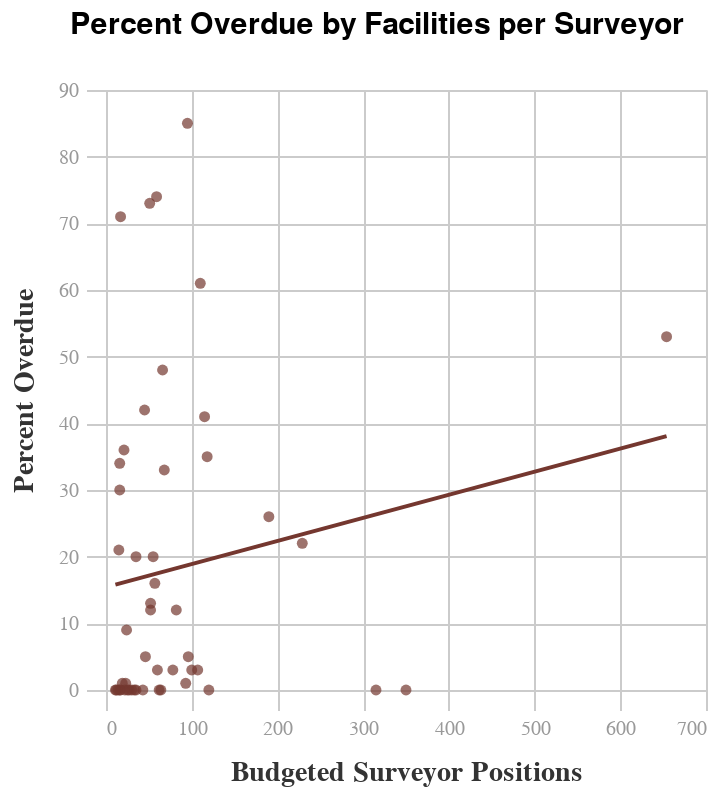

Here is the notebook cell this chart was saved with:
### Code cell
surveyor_count_vs_prop_overdue_chart = alt.Chart(merge_df).mark_point(color='#74372F').encode(alt.X('surveyor_positions',title= 'Budgeted Surveyor Positions'),alt.Y('prop_overdue', title='Percent Overdue')
                                                                                             ).properties(title = alt.TitleParams(text='Percent Overdue by Facilities per Surveyor', fontSize=15, dx=30))

surveyor_count_vs_prop_overdue_chart = surveyor_count_vs_prop_overdue_chart + surveyor_count_vs_prop_overdue_chart.transform_regression('surveyor_positions','prop_overdue').mark_line(color='#74372F')
surveyor_count_vs_prop_overdue_chart = surveyor_count_vs_prop_overdue_chart.properties(background='white')
display(surveyor_count_vs_prop_overdue_chart)
surveyor_count_vs_prop_overdue_chart.save('/Users/ghazalin/NH_inspections_static/images/surveyor_count_vs_prop_overdue_scatter.svg')

### Figure 1 — Vega specification as saved in the notebook (floating-point values rounded to 4 significant figures)
{"$schema": "https://vega.github.io/schema/vega/v5.json", "data": [{"name": "source_0", "values": [{"state": "Alabama", "state_code": "AL", "#_NHs": "231", "#_beds": "48,851", "surveyor_positions": 51, "NH_per_position": 4.5, "beds_per_position": 958, "State": "AL", "overdue_ind": 165, "NH_count": 224, "prop_overdue": 73}, {"state": "Alaska", "state_code": "AK", "#_NHs": "20", "#_beds": "830", "surveyor_positions": 14, "NH_per_position": 1.4, "beds_per_position": 59, "State": "AK", "overdue_ind": 0, "NH_count": 20, "prop_overdue": 0}, {"state": "Arizona", "state_code": "AZ", "#_NHs": "143", "#_beds": "16,145", "surveyor_positions": 35, "NH_per_position": 4.1, "beds_per_position": 461, "State": "AZ", "overdue_ind": 0, "NH_count": 142, "prop_overdue": 0}, {"state": "Arkansas", "state_code": "AR", "#_NHs": "221", "#_beds": "25,700", "surveyor_positions": 62, "NH_per_position": 3.6, "beds_per_position": 415, "State": "AR", "overdue_ind": 1, "NH_count": 218, "prop_overdue": 0}, {"state": "California", "state_code": "CA", "#_NHs": "1,175", "#_beds": "117,148", "surveyor_positions": 654, "NH_per_position": 1.8, "beds_per_position": 179, "State": "CA", "overdue_ind": 624, "NH_count": 1163, "prop_overdue": 53}, {"state": "Colorado", "state_code": "CO", "#_NHs": "218", "#_beds": "19,980", "surveyor_positions": 52, "NH_per_position": 4.2, "beds_per_position": 384, "State": "CO", "overdue_ind": 27, "NH_count": 211, "prop_overdue": 12}, {"state": "Connecticut", "state_code": "CT", "#_NHs": "205", "#_beds": "23,790", "surveyor_positions": 66, "NH_per_position": 3.1, "beds_per_position": 361, "State": "CT", "overdue_ind": 94, "NH_count": 194, "prop_overdue": 48}, {"state": "Delaware", "state_code": "DE", "#_NHs": "44", "#_beds": "4,858", "surveyor_positions": 21, "NH_per_position": 2.1, "beds_per_position": 231, "State": "DE", "overdue_ind": 16, "NH_count": 44, "prop_overdue": 36}, {"state": "Florida", "state_code": "FL", "#_NHs": "698", "#_beds": "84,336", "surveyor_positions": 229, "NH_per_position": 3.0, "beds_per_position": 368, "State": "FL", "overdue_ind": 153, "NH_count": 693, "prop_overdue": 22}, {"state": "Georgia", "state_code": "GA", "#_NHs": "360", "#_beds": "39,659", "surveyor_positions": 55, "NH_per_position": 6.5, "beds_per_position": 721, "State": "GA", "overdue_ind": 71, "NH_count": 355, "prop_overdue": 20}, {"state": "Hawai’i", "state_code": "HI", "#_NHs": "45", "#_beds": "4323", "surveyor_positions": 12, "NH_per_position": 3.8, "beds_per_position": 360, "State": "HI", "overdue_ind": 0, "NH_count": 42, "prop_overdue": 0}, {"state": "Idaho", "state_code": "ID", "#_NHs": "80", "#_beds": "6031", "surveyor_positions": 17, "NH_per_position": 4.7, "beds_per_position": 355, "State": "ID", "overdue_ind": 57, "NH_count": 80, "prop_overdue": 71}, {"state": "Illinois", "state_code": "IL", "#_NHs": "704", "#_beds": "88597", "surveyor_positions": 315, "NH_per_position": 2.2, "beds_per_position": 281, "State": "IL", "overdue_ind": 1, "NH_count": 679, "prop_overdue": 0}, {"state": "Indiana", "state_code": "IN", "#_NHs": "524", "#_beds": "50821", "surveyor_positions": 100, "NH_per_position": 5.2, "beds_per_position": 508, "State": "IN", "overdue_ind": 16, "NH_count": 511, "prop_overdue": 3}, {"state": "Iowa", "state_code": "IA", "#_NHs": "414", "#_beds": "28314", "surveyor_positions": 46, "NH_per_position": 9.0, "beds_per_position": 616, "State": "IA", "overdue_ind": 23, "NH_count": 402, "prop_overdue": 5}, {"state": "Kansas", "state_code": "KS", "#_NHs": "323", "#_beds": "14925", "surveyor_positions": 57, "NH_per_position": 5.7, "beds_per_position": 262, "State": "KS", "overdue_ind": 51, "NH_count": 304, "prop_overdue": 16}, {"state": "Kentucky", "state_code": "KY", "#_NHs": "279", "#_beds": "26329", "surveyor_positions": 95, "NH_per_position": 2.9, "beds_per_position": 277, "State": "KY", "overdue_ind": 230, "NH_count": 269, "prop_overdue": 85}, {"state": "Louisiana", "state_code": "LA", "#_NHs": "276", "#_beds": "34598", "surveyor_positions": 43, "NH_per_position": 6.4, "beds_per_position": 805, "State": "LA", "overdue_ind": 1, "NH_count": 267, "prop_overdue": 0}, {"state": "Maine", "state_code": "ME", "#_NHs": "90", "#_beds": "6472", "surveyor_positions": 15, "NH_per_position": 6.0, "beds_per_position": 432, "State": "ME", "overdue_ind": 17, "NH_count": 80, "prop_overdue": 21}, {"state": "Maryland", "state_code": "MD", "#_NHs": "225", "#_beds": "27718", "surveyor_positions": 59, "NH_per_position": 3.8, "beds_per_position": 470, "State": "MD", "overdue_ind": 165, "NH_count": 222, "prop_overdue": 74}, {"state": "Massachusetts", "state_code": "MA", "#_NHs": "363", "#_beds": "41299", "surveyor_positions": 82, "NH_per_position": 4.4, "beds_per_position": 504, "State": "MA", "overdue_ind": 42, "NH_count": 345, "prop_overdue": 12}, {"state": "Michigan", "state_code": "MI", "#_NHs": "433", "#_beds": "45030", "surveyor_positions": 93, "NH_per_position": 4.7, "beds_per_position": 484, "State": "MI", "overdue_ind": 7, "NH_count": 423, "prop_overdue": 1}, {"state": "Minnesota", "state_code": "MN", "#_NHs": "349", "#_beds": "24920", "surveyor_positions": 78, "NH_per_position": 4.5, "beds_per_position": 320, "State": "MN", "overdue_ind": 13, "NH_count": 343, "prop_overdue": 3}, {"state": "Mississippi", "state_code": "MS", "#_NHs": "206", "#_beds": "17382", "surveyor_positions": 35, "NH_per_position": 5.9, "beds_per_position": 497, "State": "MS", "overdue_ind": 41, "NH_count": 202, "prop_overdue": 20}, {"state": "Missouri", "state_code": "MO", "#_NHs": "515", "#_beds": "53506", "surveyor_positions": 190, "NH_per_position": 2.7, "beds_per_position": 282, "State": "MO", "overdue_ind": 132, "NH_count": 489, "prop_overdue": 26}, {"state": "Montana", "state_code": "MT", "#_NHs": "62", "#_beds": "5248", "surveyor_positions": 22, "NH_per_position": 2.8, "beds_per_position": 239, "State": "MT", "overdue_ind": 0, "NH_count": 59, "prop_overdue": 0}, {"state": "Nebraska", "state_code": "NE", "#_NHs": "189", "#_beds": "14251", "surveyor_positions": 33, "NH_per_position": 5.7, "beds_per_position": 432, "State": "NE", "overdue_ind": 0, "NH_count": 184, "prop_overdue": 0}, {"state": "Nevada", "state_code": "NV", "#_NHs": "65", "#_beds": "6758", "surveyor_positions": 19, "NH_per_position": 3.4, "beds_per_position": 356, "State": "NV", "overdue_ind": 1, "NH_count": 67, "prop_overdue": 1}, {"state": "New Hampshire", "state_code": "NH", "#_NHs": "73", "#_beds": "7282", "surveyor_positions": 17, "NH_per_position": 4.3, "beds_per_position": 428, "State": "NH", "overdue_ind": 0, "NH_count": 74, "prop_overdue": 0}, {"state": "New Jersey", "state_code": "NJ", "#_NHs": "351", "#_beds": "51189", "surveyor_positions": 68, "NH_per_position": 5.2, "beds_per_position": 752, "State": "NJ", "overdue_ind": 115, "NH_count": 346, "prop_overdue": 33}, {"state": "New Mexico", "state_code": "NM", "#_NHs": "68", "#_beds": "6832", "surveyor_positions": 27, "NH_per_position": 2.5, "beds_per_position": 253, "State": "NM", "overdue_ind": 0, "NH_count": 67, "prop_overdue": 0}, {"state": "New York", "state_code": "NY", "#_NHs": "613", "#_beds": "114134", "surveyor_positions": 115, "NH_per_position": 5.3, "beds_per_position": 993, "State": "NY", "overdue_ind": 249, "NH_count": 603, "prop_overdue": 41}, {"state": "North Carolina", "state_code": "NC", "#_NHs": "424", "#_beds": "44206", "surveyor_positions": 96, "NH_per_position": 4.4, "beds_per_position": 461, "State": "NC", "overdue_ind": 22, "NH_count": 419, "prop_overdue": 5}, {"state": "North Dakota", "state_code": "ND", "#_NHs": "77", "#_beds": "5215", "surveyor_positions": 25, "NH_per_position": 3.1, "beds_per_position": 209, "State": "ND", "overdue_ind": 0, "NH_count": 75, "prop_overdue": 0}, {"state": "Ohio", "state_code": "OH", "#_NHs": "950", "#_beds": "84624", "surveyor_positions": 118, "NH_per_position": 8.0, "beds_per_position": 717, "State": "OH", "overdue_ind": 329, "NH_count": 927, "prop_overdue": 35}, {"state": "Oklahoma", "state_code": "OK", "#_NHs": "402", "#_beds": "31547", "surveyor_positions": 60, "NH_per_position": 6.7, "beds_per_position": 526, "State": "OK", "overdue_ind": 11, "NH_count": 287, "prop_overdue": 3}, {"state": "Oregon", "state_code": "OR", "#_NHs": "129", "#_beds": "10541", "surveyor_positions": 52, "NH_per_position": 2.5, "beds_per_position": 203, "State": "OR", "overdue_ind": 17, "NH_count": 128, "prop_overdue": 13}, {"state": "Pennsylvania", "state_code": "PA", "#_NHs": "678", "#_beds": "86624", "surveyor_positions": 120, "NH_per_position": 5.7, "beds_per_position": 722, "State": "PA", "overdue_ind": 0, "NH_count": 668, "prop_overdue": 0}, {"state": "Rhode Island", "state_code": "RI", "#_NHs": "75", "#_beds": "8351", "surveyor_positions": 30, "NH_per_position": 2.5, "beds_per_position": 278, "State": "RI", "overdue_ind": 0, "NH_count": 74, "prop_overdue": 0}, {"state": "South Carolina", "state_code": "SC", "#_NHs": "188", "#_beds": "20640", "surveyor_positions": 16, "NH_per_position": 11.8, "beds_per_position": 1290, "State": "SC", "overdue_ind": 65, "NH_count": 189, "prop_overdue": 34}, {"state": "South Dakota", "state_code": "SD", "#_NHs": "98", "#_beds": "7361", "surveyor_positions": 23, "NH_per_position": 4.3, "beds_per_position": 320, "State": "SD", "overdue_ind": 1, "NH_count": 96, "prop_overdue": 1}, {"state": "Tennessee", "state_code": "TN", "#_NHs": "313", "#_beds": "35395", "surveyor_positions": 110, "NH_per_position": 2.8, "beds_per_position": 322, "State": "TN", "overdue_ind": 186, "NH_count": 302, "prop_overdue": 61}, {"state": "Texas", "state_code": "TX", "#_NHs": "1204", "#_beds": "136261", "surveyor_positions": 350, "NH_per_position": 3.4, "beds_per_position": 389, "State": "TX", "overdue_ind": 2, "NH_count": 1182, "prop_overdue": 0}, {"state": "Utah", "state_code": "UT", "#_NHs": "98", "#_beds": "8472", "surveyor_positions": 16, "NH_per_position": 6.1, "beds_per_position": 530, "State": "UT", "overdue_ind": 30, "NH_count": 98, "prop_overdue": 30}, {"state": "Vermont", "state_code": "VT", "#_NHs": "35", "#_beds": "2954", "surveyor_positions": 16, "NH_per_position": 2.2, "beds_per_position": 185, "State": "VT", "overdue_ind": 0, "NH_count": 34, "prop_overdue": 0}, {"state": "Virginia", "state_code": "VA", "#_NHs": "288", "#_beds": "32505", "surveyor_positions": 45, "NH_per_position": 6.4, "beds_per_position": 722, "State": "VA", "overdue_ind": 122, "NH_count": 289, "prop_overdue": 42}, {"state": "Washington", "state_code": "WA", "#_NHs": "200", "#_beds": "19296", "surveyor_positions": 107, "NH_per_position": 1.9, "beds_per_position": 180, "State": "WA", "overdue_ind": 6, "NH_count": 193, "prop_overdue": 3}, {"state": "West Virginia", "state_code": "WV", "#_NHs": "123", "#_beds": "10653", "surveyor_positions": 24, "NH_per_position": 5.1, "beds_per_position": 444, "State": "WV", "overdue_ind": 12, "NH_count": 122, "prop_overdue": 9}, {"state": "Wisconsin", "state_code": "WI", "#_NHs": "346", "#_beds": "26562", "surveyor_positions": 64, "NH_per_position": 5.4, "beds_per_position": 415, "State": "WI", "overdue_ind": 0, "NH_count": 324, "prop_overdue": 0}, {"state": "Wyoming", "state_code": "WY", "#_NHs": "35", "#_beds": "2605", "surveyor_positions": 11, "NH_per_position": 3.2, "beds_per_position": 237, "State": "WY", "overdue_ind": 0, "NH_count": 35, "prop_overdue": 0}]}, {"name": "data_0", "values": [{"prop_overdue": 73, "surveyor_positions": 51}, {"prop_overdue": 0, "surveyor_positions": 14}, {"prop_overdue": 0, "surveyor_positions": 35}, {"prop_overdue": 0, "surveyor_positions": 62}, {"prop_overdue": 53, "surveyor_positions": 654}, {"prop_overdue": 12, "surveyor_positions": 52}, {"prop_overdue": 48, "surveyor_positions": 66}, {"prop_overdue": 36, "surveyor_positions": 21}, {"prop_overdue": 22, "surveyor_positions": 229}, {"prop_overdue": 20, "surveyor_positions": 55}, {"prop_overdue": 0, "surveyor_positions": 12}, {"prop_overdue": 71, "surveyor_positions": 17}, {"prop_overdue": 0, "surveyor_positions": 315}, {"prop_overdue": 3, "surveyor_positions": 100}, {"prop_overdue": 5, "surveyor_positions": 46}, {"prop_overdue": 16, "surveyor_positions": 57}, {"prop_overdue": 85, "surveyor_positions": 95}, {"prop_overdue": 0, "surveyor_positions": 43}, {"prop_overdue": 21, "surveyor_positions": 15}, {"prop_overdue": 74, "surveyor_positions": 59}, {"prop_overdue": 12, "surveyor_positions": 82}, {"prop_overdue": 1, "surveyor_positions": 93}, {"prop_overdue": 3, "surveyor_positions": 78}, {"prop_overdue": 20, "surveyor_positions": 35}, {"prop_overdue": 26, "surveyor_positions": 190}, {"prop_overdue": 0, "surveyor_positions": 22}, {"prop_overdue": 0, "surveyor_positions": 33}, {"prop_overdue": 1, "surveyor_positions": 19}, {"prop_overdue": 0, "surveyor_positions": 17}, {"prop_overdue": 33, "surveyor_positions": 68}, {"prop_overdue": 0, "surveyor_positions": 27}, {"prop_overdue": 41, "surveyor_positions": 115}, {"prop_overdue": 5, "surveyor_positions": 96}, {"prop_overdue": 0, "surveyor_positions": 25}, {"prop_overdue": 35, "surveyor_positions": 118}, {"prop_overdue": 3, "surveyor_positions": 60}, {"prop_overdue": 13, "surveyor_positions": 52}, {"prop_overdue": 0, "surveyor_positions": 120}, {"prop_overdue": 0, "surveyor_positions": 30}, {"prop_overdue": 34, "surveyor_positions": 16}, {"prop_overdue": 1, "surveyor_positions": 23}, {"prop_overdue": 61, "surveyor_positions": 110}, {"prop_overdue": 0, "surveyor_positions": 350}, {"prop_overdue": 30, "surveyor_positions": 16}, {"prop_overdue": 0, "surveyor_positions": 16}, {"prop_overdue": 42, "surveyor_positions": 45}, {"prop_overdue": 3, "surveyor_positions": 107}, {"prop_overdue": 9, "surveyor_positions": 24}, {"prop_overdue": 0, "surveyor_positions": 64}, {"prop_overdue": 0, "surveyor_positions": 11}]}, {"name": "data_1", "source": "source_0", "transform": [{"type": "regression", "x": "surveyor_positions", "y": "prop_overdue", "as": ["surveyor_positions", "prop_overdue"]}, {"type": "project", "fields": ["prop_overdue", "surveyor_positions"]}]}], "marks": [{"type": "symbol", "name": "layer_0_marks", "from": {"data": "data_0"}, "encode": {"update": {"fill": {"value": "#74372F"}, "x": {"field": "surveyor_positions", "scale": "x"}, "opacity": {"value": 0.7}, "y": {"field": "prop_overdue", "scale": "y"}}}, "style": ["point"]}, {"type": "line", "name": "layer_1_marks", "from": {"data": "data_1"}, "sort": {"field": "x"}, "encode": {"update": {"stroke": {"value": "#74372F"}, "x": {"field": "surveyor_positions", "scale": "x"}, "y": {"field": "prop_overdue", "scale": "y"}, "strokeWidth": {"value": 2}, "defined": {"signal": "isValid(datum[\"surveyor_positions\"]) && isFinite(+datum[\"surveyor_positions\"]) && isValid(datum[\"prop_overdue\"]) && isFinite(+datum[\"prop_overdue\"])"}}}, "style": ["line"]}], "scales": [{"name": "x", "type": "linear", "domain": {"fields": [{"data": "data_0", "field": "surveyor_positions"}, {"data": "data_1", "field": "surveyor_positions"}]}, "range": [0, {"signal": "width"}], "zero": true, "nice": true}, {"name": "y", "type": "linear", "domain": {"fields": [{"data": "data_0", "field": "prop_overdue"}, {"data": "data_1", "field": "prop_overdue"}]}, "range": [{"signal": "height"}, 0], "nice": true, "zero": true}], "axes": [{"scale": "x", "orient": "bottom", "aria": false, "domain": false, "maxExtent": 0, "labels": false, "gridScale": "y", "grid": true, "tickCount": {"signal": "ceil(width/40)"}, "minExtent": 0, "ticks": false, "zindex": 0}, {"scale": "y", "orient": "left", "maxExtent": 0, "domain": false, "zindex": 0, "minExtent": 0, "ticks": false, "grid": true, "aria": false, "tickCount": {"signal": "ceil(height/40)"}, "gridScale": "x", "labels": false}, {"scale": "x", "zindex": 0, "grid": false, "labelFlush": true, "title": "Budgeted Surveyor Positions", "orient": "bottom", "tickCount": {"signal": "ceil(width/40)"}, "labelOverlap": true}, {"scale": "y", "title": "Percent Overdue", "orient": "left", "labelOverlap": true, "grid": false, "tickCount": {"signal": "ceil(height/40)"}, "zindex": 0}], "title": {"text": "Percent Overdue by Facilities per Surveyor", "offset": 20, "anchor": "start", "fontSize": 15, "dx": 30}, "usermeta": {"embedOptions": {"theme": "fivethirtyeight"}}, "height": 300, "background": "white", "width": 300, "style": "cell", "padding": 5, "config": {"group": {"fill": "#f0f0f0"}, "path": {"stroke": "#30a2da", "strokeWidth": 0.5}, "range": {"category": ["#30a2da", "#fc4f30", "#e5ae38", "#6d904f", "#8b8b8b", "#b96db8", "#ff9e27", "#56cc60", "#52d2ca", "#52689e", "#545454", "#9fe4f8"], "diverging": ["#cc0020", "#e77866", "#f6e7e1", "#d6e8ed", "#91bfd9", "#1d78b5"], "heatmap": ["#d6e8ed", "#cee0e5", "#91bfd9", "#549cc6", "#1d78b5"]}, "shape": {"stroke": "#30a2da"}, "axis": {"domainColor": "#cbcbcb", "grid": true, "gridColor": "#cbcbcb", "gridWidth": 1, "labelColor": "#999", "labelFontSize": 10, "titleColor": "#333", "tickColor": "#cbcbcb", "tickSize": 10, "titleFontSize": 14, "titlePadding": 10, "labelPadding": 4}, "axisBand": {"grid": false}, "legend": {"labelColor": "#333", "labelFontSize": 11, "padding": 1, "symbolSize": 30, "symbolType": "square", "titleColor": "#333", "titleFontSize": 14, "titlePadding": 10}, "style": {"arc": {"fill": "#30a2da"}, "area": {"fill": "#30a2da"}, "bar": {"fill": "#30a2da", "stroke": null}, "line": {"stroke": "#30a2da", "strokeWidth": 2}, "point": {"shape": "circle"}, "rect": {"fill": "#30a2da"}, "group-title": {"fontSize": 24, "fontWeight": 600}}}}
